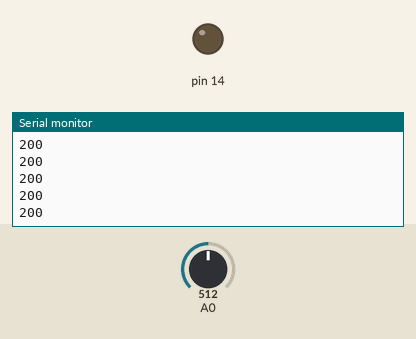
This sketch was run on a simulated Arduino Uno, built with avr-gcc and run on an emulated ATmega328P. On the bench: output pins drawn as LEDs (lit = HIGH), the last lines printed to the serial monitor. The inputs (shaded band) are chosen by the test bench; at power-on: A0 = 512.

Above: at 1.2 s.
1.3 s: A0 set to 716
At 1.31 s:
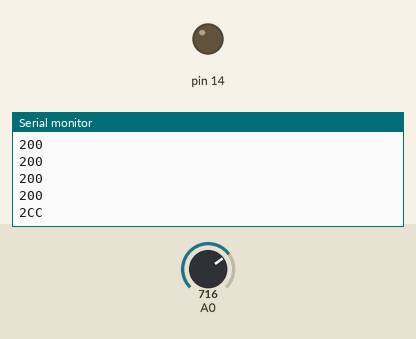
3.2 s: A0 set to 511
At 3.21 s:
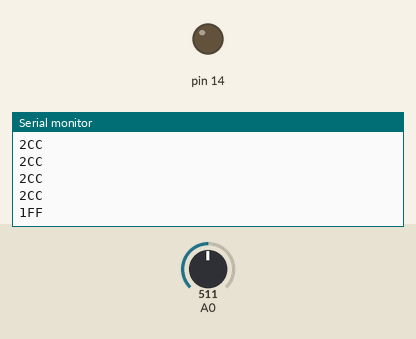

The sketch:

sketch_oct02a.ino
```cpp
void setup()
{
  Serial.begin(9600);
  pinMode(14,OUTPUT);
}

void loop()
{
  while(1)
  {
    digitalWrite(14,LOW);
    unsigned int i = analogRead(0);
    Serial.println(i,HEX);
    delay(100);

  }
}
```

Measured:
- after the input at 1.3 s, the serial monitor: prints a new line at once (image 1)
- after the input at 3.2 s, the serial monitor: prints a new line at once (image 2)
